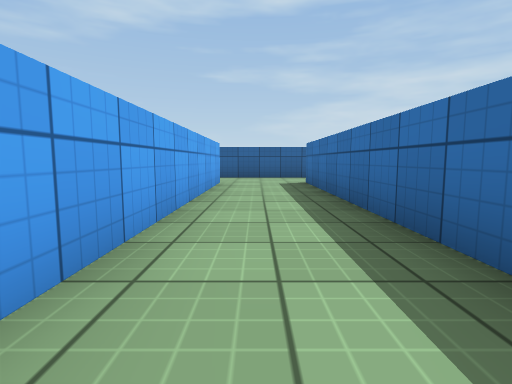
[1] (above)

23 first-person views from a walk through a Unity game level. The camera is 0.58 m above the floor, tilts 6° down and sees 80° across. The floor is counted in squares, 1 m on a side. Each view is taken from the middle of a square. On the plan, view 1 faces up. The plan holds only what a view shows up to about 9 squares ahead; the rest is blank. The player is left out. Surface patterns are stand-ins for the level's own textures.

[2]
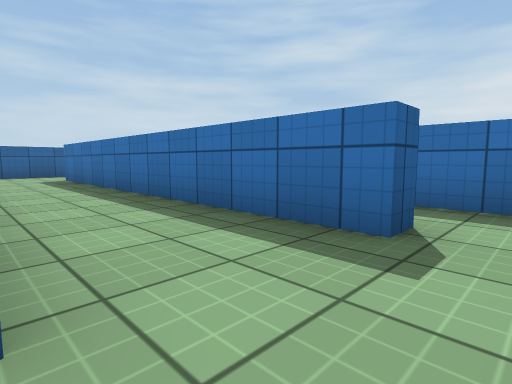

[3]
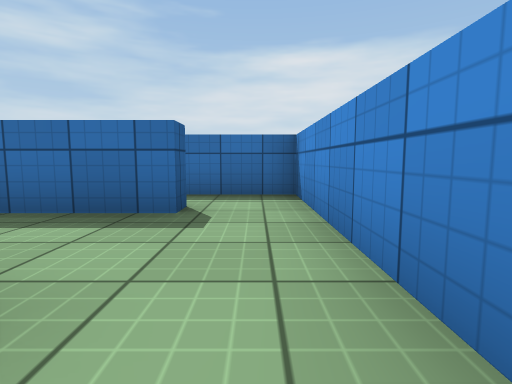

[4]
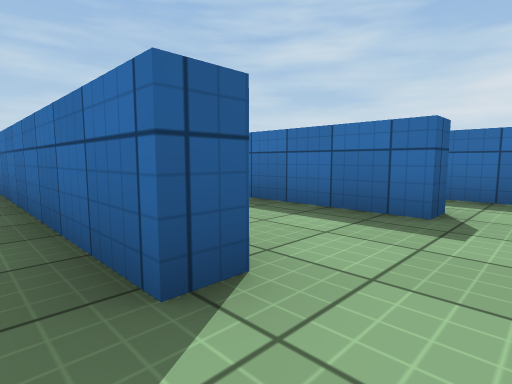

[5]
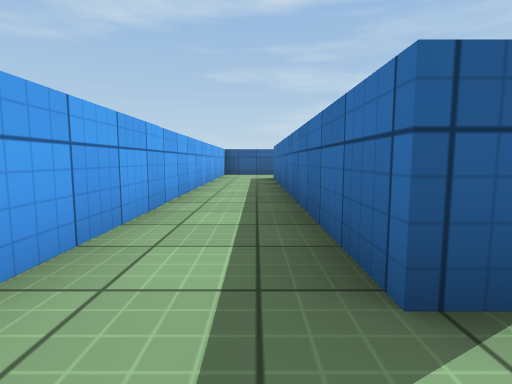

[6]
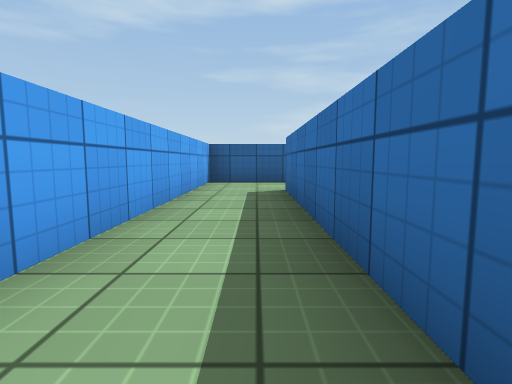

[7]
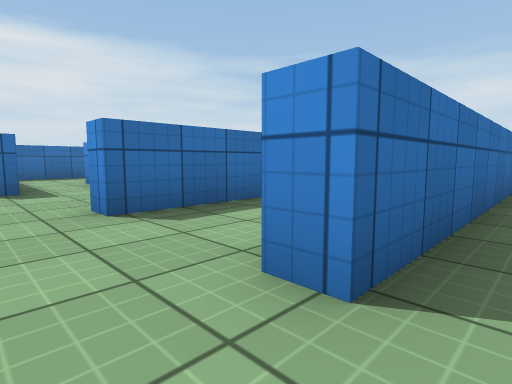

[8]
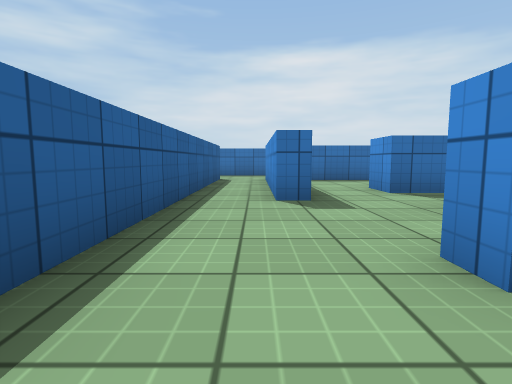

[9]
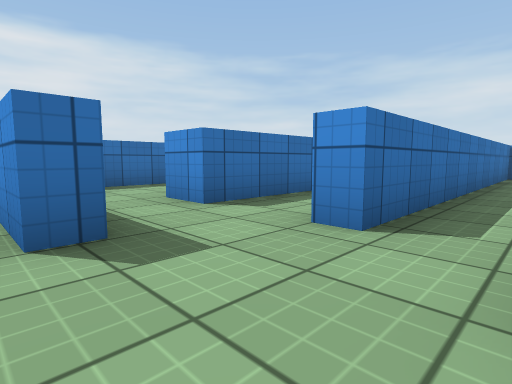

[10]
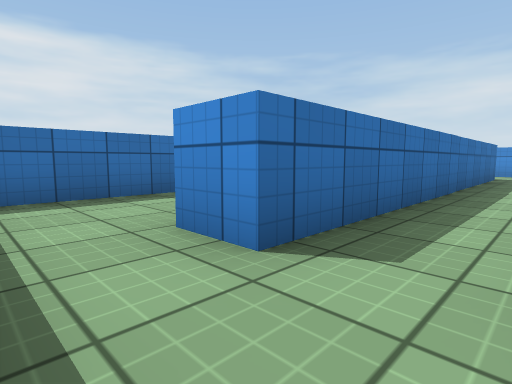

[11]
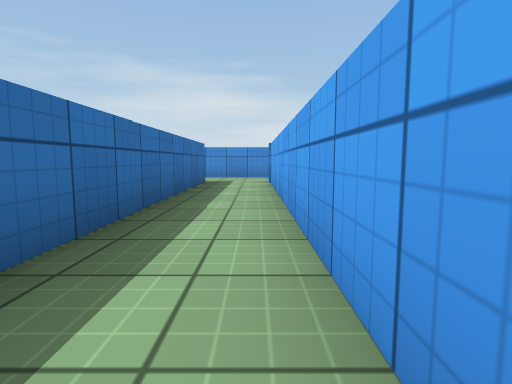

[12]
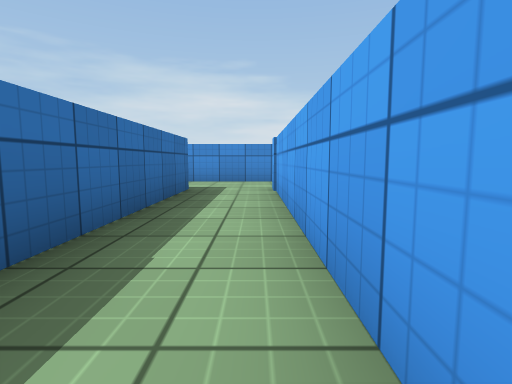

[13]
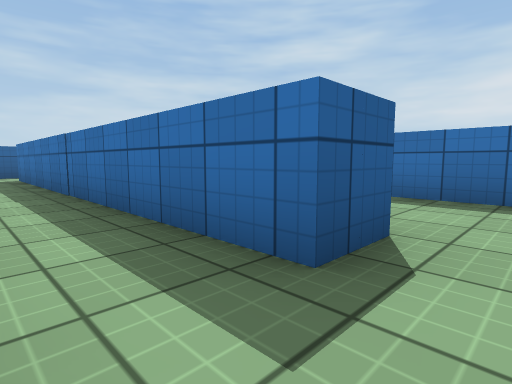

[14]
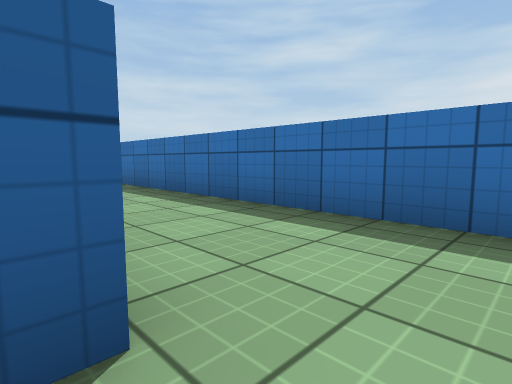

[15]
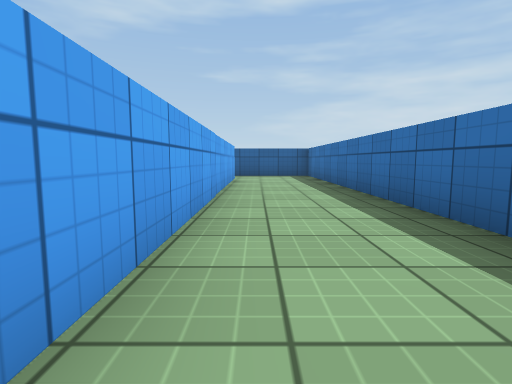

[16]
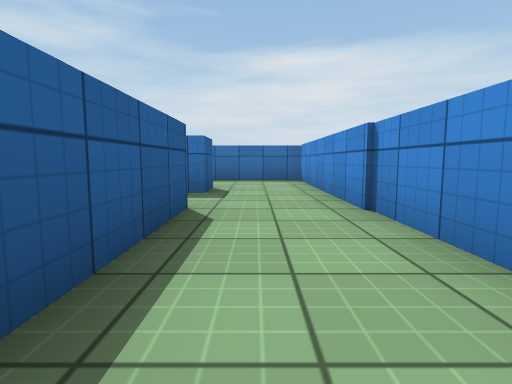

[17]
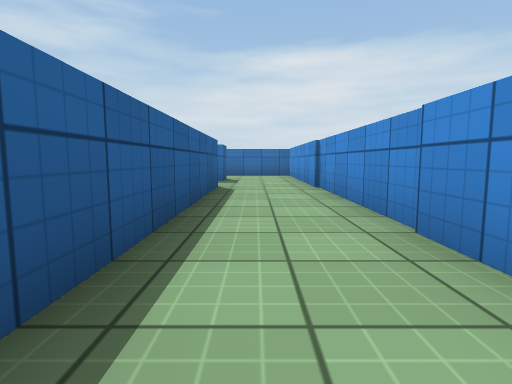

[18]
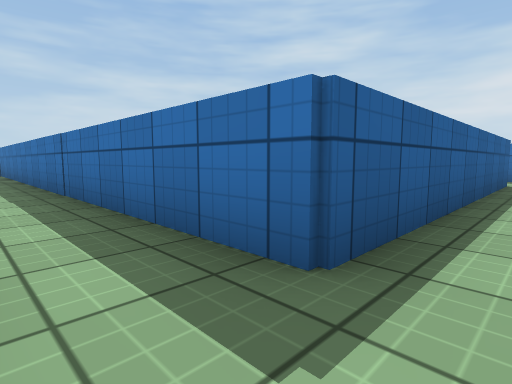

[19]
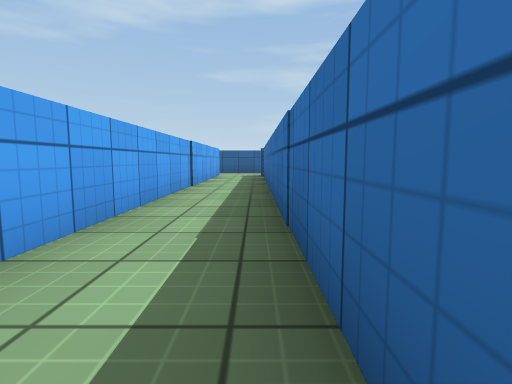

[20]
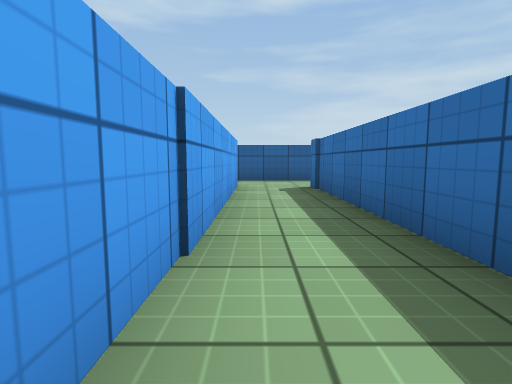

[21]
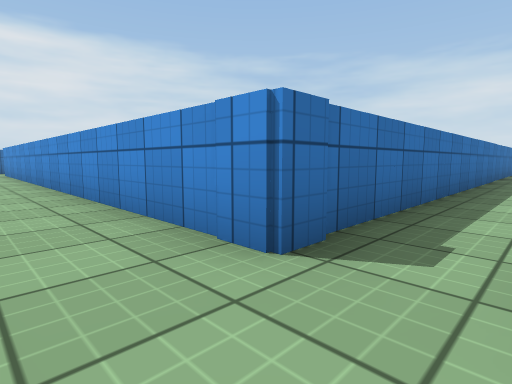

[22]
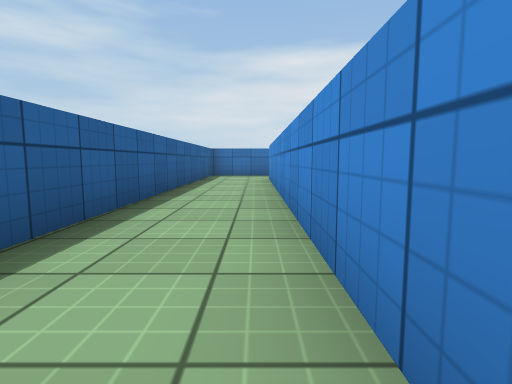

[23]
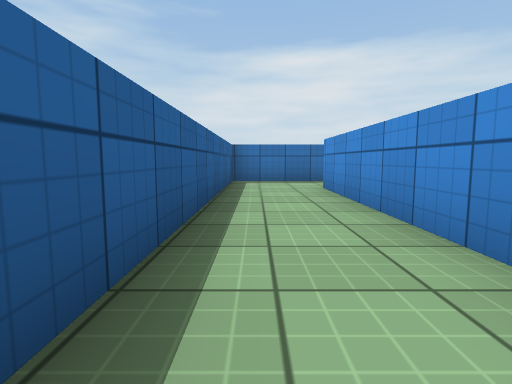

### Floor plan
Points are (right, up) in squares from view 1. A wall is a line through its corners. A room is listed if a view was taken in it or the views show most of it. See-through windows are left out.
Room 1 (views 1, 8, 9, 10, 11, 12, 13, 14)
walls: (3.6, 4.6) (3.6, -3.2); (4.3, 8.1) (4.3, 8.7) (8.9, 8.7); (1.9, -1.1) (1.3, -1.1) (1.3, 7.9) (1.9, 7.9); (-0.9, 7.9) (-0.9, 1); (6.4, -3.2) (5.3, -3.2) (5.3, 6.6) (6.4, 6.6); (9, 10.1) (1.2, 10.1); (-1.3, -2.7) (3.1, -2.7) (3.1, 6.6) (3.6, 6.6); (3.6, -5.3) (6.5, -5.3)
ways out: opening at (-1, -1.5) to room 2; opening at (-1, 8.5) to room 2; opening at (6, -4) to room 3; opening at (6, 7) to room 3; opening at (3, -4) to room 4; opening at (9, 9)
Room 2 (views 2, 3, 4, 5, 6, 7)
walls: (-0.9, -0.9) (-1.4, -0.9) (-1.4, 7.9) (-0.9, 7.9); (-1.1, 10.1) (-3.2, 10.1) (-3.2, -0.6)
ways out: opening at (-1, -1.5) to room 1; opening at (-1, 8.5) to room 1
Room 3 (view 15)
walls: (6.4, 6.1) (6.4, -2.4); (6.5, -5.3) (8.5, -5.3); (8.9, -5.4) (8.9, 7.8)
ways out: opening at (6, -4) to room 1; opening at (6, 7) to room 1
Room 4 (view 16)
walls: (-0.6, -5.3) (3.6, -5.3); (3.6, -3.2) (-0.5, -3.2)
ways out: opening at (3, -4) to room 1; opening at (-1, -4) to room 5
Room 5 (views 17, 18, 19, 20, 21, 22, 23)
walls: (-5.5, 10.8) (-5.5, 0.6); (-3.4, 12.7) (-5.5, 12.7); (-0.5, -3.2) (-3.7, -3.2) (-3.7, 10.6) (9.4, 10.6); (-1.6, -5.3) (-0.6, -5.3); (11.5, 10) (11.5, 12.7) (1.9, 12.7)
ways out: opening at (-1, -4) to room 4; opening at (10.5, 10)

Where each view was taken, in squares from view 1:
view 1: 0 up, 0 right, facing up
view 2: 2 down, 1 left, facing up-right
view 3: 2 down, 2 left, facing right
view 4: 2 down, 2 left, facing up-right
view 5: 2 down, 2 left, facing up
view 6: 2 up, 2 left, facing up
view 7: 9 up, 2 left, facing down-right
view 8: 9 up, 0 right, facing right
view 9: 9 up, 2 right, facing down-right
view 10: 8 up, 4 right, facing down-right
view 11: 5 up, 4 right, facing down
view 12: 3 up, 4 right, facing down
view 13: 4 down, 4 right, facing up-right
view 14: 4 down, 6 right, facing up-right
view 15: 3 down, 7 right, facing up
view 16: 4 down, 0 right, facing right
view 17: 4 down, 3 left, facing right
view 18: 4 down, 5 left, facing up-right
view 19: 1 down, 4 left, facing up
view 20: 4 up, 5 left, facing up
view 21: 12 up, 5 left, facing down-right
view 22: 11 up, 0 right, facing right
view 23: 12 up, 3 right, facing right
